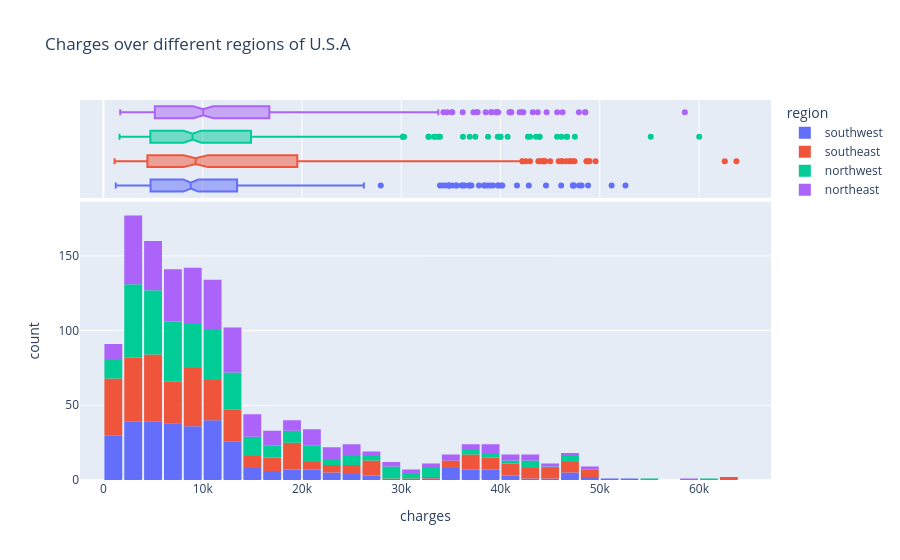

This figure's notebook cell:
### Markdown cell above
**Cargos médicos según la región**

### Code cell
# Plot de conteo de pacientes
sns.countplot(data=df, x='region')
plt.title('Patients by region')
plt.grid()

# Distribución de los cargos de salud según la región de USA
fig = px.histogram(df,
                  x = "charges",
                  marginal = 'box', 
                   color="region",
                  title = "Charges over different regions of U.S.A")
fig.update_layout(bargap=0.1)
fig.show()

### Figure 1 — Plotly figure (JSON) as saved in the notebook; plotly's stock layout.template omitted (floating-point values rounded to 4 significant figures; data arrays with more than 128 entries replaced by an {"elided": "..."} marker saying what was removed)
{"data": [{"alignmentgroup": "True", "bingroup": "x", "hovertemplate": "region=southwest<br>charges=%{x}<br>count=%{y}<extra></extra>", "legendgroup": "southwest", "marker": {"color": "#636efa", "pattern": {"shape": ""}}, "name": "southwest", "offsetgroup": "southwest", "orientation": "v", "showlegend": true, "type": "histogram", "x": {"elided": "325 float values"}, "xaxis": "x", "yaxis": "y"}, {"alignmentgroup": "True", "hovertemplate": "region=southwest<br>charges=%{x}<extra></extra>", "legendgroup": "southwest", "marker": {"color": "#636efa"}, "name": "southwest", "notched": true, "offsetgroup": "southwest", "showlegend": false, "type": "box", "x": {"elided": "325 float values"}, "xaxis": "x2", "yaxis": "y2"}, {"alignmentgroup": "True", "bingroup": "x", "hovertemplate": "region=southeast<br>charges=%{x}<br>count=%{y}<extra></extra>", "legendgroup": "southeast", "marker": {"color": "#EF553B", "pattern": {"shape": ""}}, "name": "southeast", "offsetgroup": "southeast", "orientation": "v", "showlegend": true, "type": "histogram", "x": {"elided": "364 float values"}, "xaxis": "x", "yaxis": "y"}, {"alignmentgroup": "True", "hovertemplate": "region=southeast<br>charges=%{x}<extra></extra>", "legendgroup": "southeast", "marker": {"color": "#EF553B"}, "name": "southeast", "notched": true, "offsetgroup": "southeast", "showlegend": false, "type": "box", "x": {"elided": "364 float values"}, "xaxis": "x2", "yaxis": "y2"}, {"alignmentgroup": "True", "bingroup": "x", "hovertemplate": "region=northwest<br>charges=%{x}<br>count=%{y}<extra></extra>", "legendgroup": "northwest", "marker": {"color": "#00cc96", "pattern": {"shape": ""}}, "name": "northwest", "offsetgroup": "northwest", "orientation": "v", "showlegend": true, "type": "histogram", "x": {"elided": "324 float values"}, "xaxis": "x", "yaxis": "y"}, {"alignmentgroup": "True", "hovertemplate": "region=northwest<br>charges=%{x}<extra></extra>", "legendgroup": "northwest", "marker": {"color": "#00cc96"}, "name": "northwest", "notched": true, "offsetgroup": "northwest", "showlegend": false, "type": "box", "x": {"elided": "324 float values"}, "xaxis": "x2", "yaxis": "y2"}, {"alignmentgroup": "True", "bingroup": "x", "hovertemplate": "region=northeast<br>charges=%{x}<br>count=%{y}<extra></extra>", "legendgroup": "northeast", "marker": {"color": "#ab63fa", "pattern": {"shape": ""}}, "name": "northeast", "offsetgroup": "northeast", "orientation": "v", "showlegend": true, "type": "histogram", "x": {"elided": "324 float values"}, "xaxis": "x", "yaxis": "y"}, {"alignmentgroup": "True", "hovertemplate": "region=northeast<br>charges=%{x}<extra></extra>", "legendgroup": "northeast", "marker": {"color": "#ab63fa"}, "name": "northeast", "notched": true, "offsetgroup": "northeast", "showlegend": false, "type": "box", "x": {"elided": "324 float values"}, "xaxis": "x2", "yaxis": "y2"}], "layout": {"bargap": 0.1, "barmode": "relative", "legend": {"title": {"text": "region"}, "tracegroupgap": 0}, "title": {"text": "Charges over different regions of U.S.A"}, "xaxis": {"anchor": "y", "domain": [0, 1], "title": {"text": "charges"}}, "xaxis2": {"anchor": "y2", "domain": [0, 1], "matches": "x", "showgrid": true, "showticklabels": false}, "yaxis": {"anchor": "x", "domain": [0, 0.7326], "title": {"text": "count"}}, "yaxis2": {"anchor": "x2", "domain": [0.7426, 1], "matches": "y2", "showgrid": false, "showline": false, "showticklabels": false, "ticks": ""}}}
